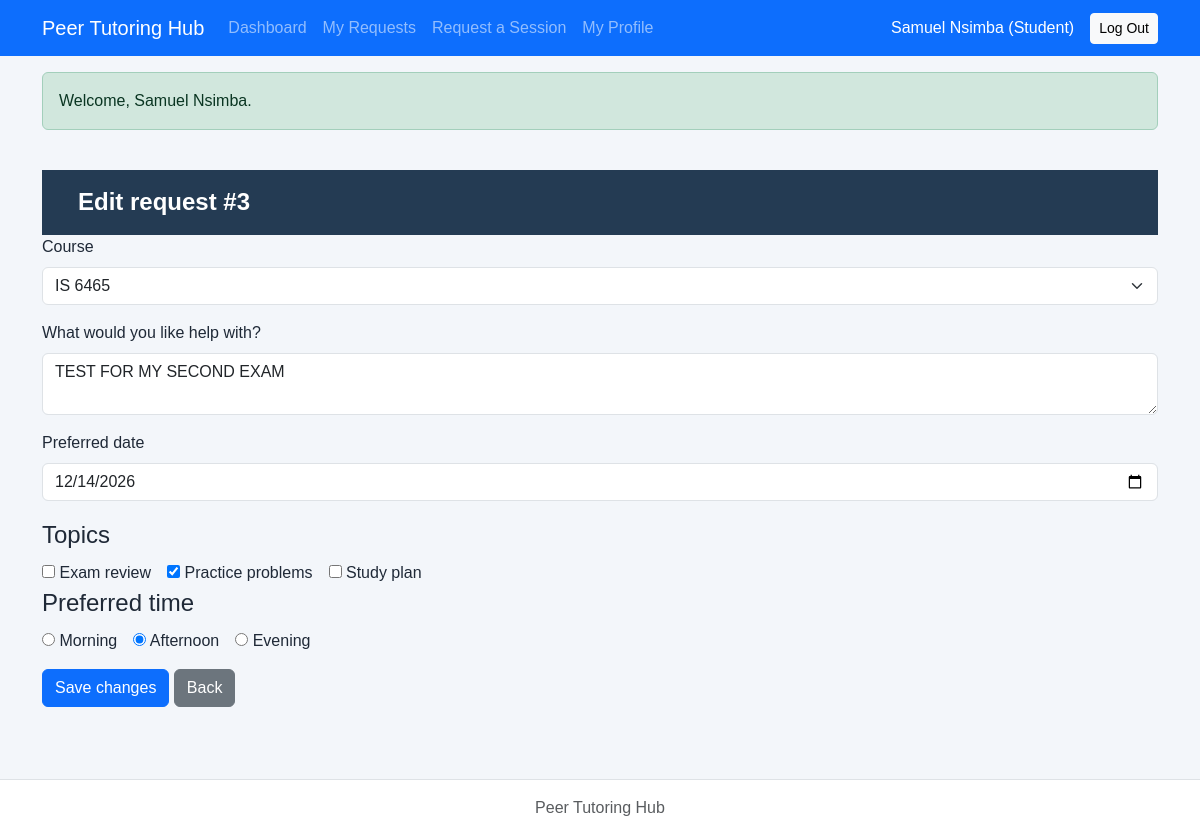
The page /php/edit-request.php?request_id=3 (signed in) on the database its author committed.
### tables this page shows
CREATE TABLE users (
    user_id       INTEGER PRIMARY KEY,
    full_name     TEXT NOT NULL,
    email         TEXT NOT NULL UNIQUE,
    password_hash TEXT NOT NULL,
    role          TEXT NOT NULL CHECK (role IN ('Student', 'Tutor', 'Administrator')),
    status        TEXT NOT NULL DEFAULT 'Active' CHECK (status IN ('Active', 'Inactive')),
    created_at    TEXT NOT NULL DEFAULT CURRENT_TIMESTAMP
);

CREATE TABLE tutoring_requests (request_id INTEGER PRIMARY KEY, student_id INTEGER NOT NULL, course TEXT NOT NULL, topic TEXT NOT NULL, preferred_date TEXT NOT NULL, preferred_time TEXT NOT NULL, status TEXT NOT NULL DEFAULT 'Open' CHECK(status IN ('Open','Cancelled','Assigned','Completed')), created_at TEXT NOT NULL DEFAULT CURRENT_TIMESTAMP, FOREIGN KEY(student_id) REFERENCES students(student_id));

### repositories/userPDO.php (called while the page is built, shortened)
<?php
function findUserById($pdo, $userId)
{
    $stmt = $pdo->prepare('SELECT user_id, full_name, email, password_hash, role, status, created_at FROM users WHERE user_id = ?');
    $stmt->execute([$userId]);
    return $stmt->fetch();
}

### includes/auth.php (called while the page is built, shortened)
<?php
require_once dirname(__DIR__) . '/services/userService.php';
function takeFlashes()
{
    $f = $_SESSION['flash'] ?? [];
    return $f;
}
function currentUser($pdo = null)
{
    $now = time();
    $pdo = $pdo ?: openDatabase();
    $user = findUserById($pdo, (int)$_SESSION['user_id']);
    return publicUserFields($user);
}
function requireLogin($pdo = null)
{
    $user = currentUser($pdo);
    return $user;
}
function requireRole(array $roles, $pdo = null)
{
    $user = requireLogin($pdo);
    return $user;
}

### services/userService.php (called while the page is built, shortened)
<?php
require_once dirname(__DIR__) . '/repositories/userPDO.php';
function publicUserFields($user)
{
    return [
        'user_id' => (int)$user['user_id'],
        'full_name' => $user['full_name'],
        'email' => $user['email'],
        'role' => $user['role'],
        'status' => $user['status'],
        'created_at' => $user['created_at'],
    ];
}

### repositories/requestPDO.php (called while the page is built, shortened)
<?php
function findRequest($pdo, $id) {
    $stmt=$pdo->prepare('SELECT r.*,s.student_name,s.student_email FROM tutoring_requests r JOIN students s ON r.student_id=s.student_id WHERE r.request_id=?');
    $stmt->execute([$id]);return $stmt->fetch();
}

### services/requestService.php (called while the page is built, shortened)
<?php
require_once dirname(__DIR__).'/repositories/requestPDO.php';
function escapeHtml($v) {return htmlspecialchars((string)$v,ENT_QUOTES,'UTF-8');}
function decodeTopic($topic) {
    $v=json_decode($topic,true);
    return is_array($v)&&isset($v['reason'])&&is_array($v['topics']??null) ? $v : ['reason'=>$topic,'topics'=>[]];
}
require_once dirname(__DIR__).'/services/userService.php';

### php/edit-request.php (the view)
<?php
require_once __DIR__.'/../includes/auth.php';require_once __DIR__.'/../services/requestService.php';
$user=requireRole(['Student']);
$id=filter_input(INPUT_GET,'request_id',FILTER_VALIDATE_INT);if(!$id||$id<1){http_response_code(400);exit('Invalid ID');}
$pdo=openDatabase();$r=findRequest($pdo,$id);if(!$r||!canModifyRequest($pdo,$user,$r)){http_response_code(404);exit('Not found');}
$topic=decodeTopic($r['topic']);require __DIR__.'/../includes/header.php';require __DIR__.'/../includes/nav.php';?>
<main class="container py-4"><h1>Edit request #<?=$id?></h1>
<?php if($r['status']!=='Open'):?><p>Only Open requests may be edited.</p><?php else:?>
<form method="post" action="update-request.php"><?= csrfField() ?><input type="hidden" name="request_id" value="<?=$id?>">
<label class="form-label" for="course">Course</label><select class="form-select mb-3" id="course" name="course"><?php foreach(['IS 6465','IS 6495','IS 6570'] as $c):?><option value="<?=escapeHtml($c)?>" <?=$c===$r['course']?'selected':''?>><?=escapeHtml($c)?></option><?php endforeach;?></select>
<label class="form-label" for="reason">What would you like help with?</label><textarea class="form-control mb-3" id="reason" name="reason" minlength="10" maxlength="500" required><?=escapeHtml($topic['reason'])?></textarea>
<label class="form-label" for="preferreddate">Preferred date</label><input class="form-control mb-3" id="preferreddate" name="preferreddate" type="date" value="<?=escapeHtml($r['preferred_date'])?>" required>
<fieldset><legend>Topics</legend><?php foreach(['Exam review','Practice problems','Study plan'] as $t):?><label class="me-3"><input type="checkbox" name="topics[]" value="<?=escapeHtml($t)?>" <?=in_array($t,$topic['topics'],true)?'checked':''?>> <?=escapeHtml($t)?></label><?php endforeach;?></fieldset>
<fieldset><legend>Preferred time</legend><?php foreach(['Morning','Afternoon','Evening'] as $t):?><label class="me-3"><input type="radio" name="preferredtime" value="<?=$t?>" <?=$t===$r['preferred_time']?'checked':''?> required> <?=$t?></label><?php endforeach;?></fieldset>
<button class="btn btn-primary mt-3">Save changes</button> <a class="btn btn-secondary mt-3" href="request-details.php?request_id=<?=$id?>">Back</a></form><?php endif;?></main><?php require __DIR__.'/../includes/footer.php';?>

### includes/nav.php (shortened to what this page needs)
<?php
$navUser = function_exists('currentUser') ? currentUser() : null;
?>
<nav class="navbar navbar-expand-lg navbar-dark bg-primary">
  <div class="container">
    <a class="navbar-brand" href="<?= $navUser ? 'dashboard.php' : 'login.php' ?>">Peer Tutoring Hub</a>
    <div class="navbar-nav me-auto">
      <?php if ($navUser): ?>
        <a class="nav-link" href="dashboard.php">Dashboard</a>
        <?php if ($navUser['role'] === 'Student'): ?>
          <a class="nav-link" href="requests.php">My Requests</a>
          <a class="nav-link" href="request-form.php">Request a Session</a>
        <?php elseif ($navUser['role'] === 'Administrator'): ?>
          <a class="nav-link" href="requests.php">All Requests</a>
          <a class="nav-link" href="manage-users.php">Manage Users</a>
        <?php endif; ?>
        <a class="nav-link" href="profile.php">My Profile</a>
      <?php endif; ?>
    </div>
    <div class="navbar-nav align-items-center">
      <?php if ($navUser): ?>
        <span class="navbar-text text-white me-3"><?= htmlspecialchars($navUser['full_name'] . ' (' . $navUser['role'] . ')', ENT_QUOTES, 'UTF-8') ?></span>
        <form method="post" action="logout.php" class="d-inline m-0 p-0 nav-logout">
          <button type="submit" class="btn btn-sm btn-light">Log Out</button>
        </form>
      <?php else: ?>
        <a class="nav-link" href="login.php">Log In</a>
        <a class="nav-link" href="register.php">Create Account</a>
      <?php endif; ?>
    </div>
  </div>
</nav>
<?php if (function_exists('takeFlashes')): foreach (takeFlashes() as $flash): ?>
  <div class="container mt-3"><div class="alert alert-<?= htmlspecialchars($flash['type'], ENT_QUOTES, 'UTF-8') ?>"><?= htmlspecialchars($flash['message'], ENT_QUOTES, 'UTF-8') ?></div></div>
<?php endforeach; endif; ?>

### css/styles.css (style rules this page uses)
* { box-sizing: border-box; }
body { margin: 0; min-height: 100vh; font-family: Arial, Helvetica, sans-serif; color: #1f2937; background-color: #f3f6fa; }
h1 { margin: 0; padding: 18px 36px; color: #ffffff; font-size: 24px; font-weight: 700; background-color: #243b53; }
.nav-logout { box-shadow: none; background: none; }

### rows shown on the page
users: full_name+role "Samuel Nsimba (Student)"
tutoring_requests: reason "TEST FOR MY SECOND EXAM", preferreddate "12/14/2026", topic "☑", preferred_time "☐ Morning", preferred_time "☑ Afternoon", preferred_time "☐ Evening"

### other values the page prints
$flash['message'] "Welcome, Samuel Nsimba."
$id "3"
escapeHtml($t) "Exam review"
escapeHtml($t) "Practice problems"
escapeHtml($t) "Study plan"
$t "Morning"
$t "Afternoon"
$t "Evening"
form field course "IS 6465"
